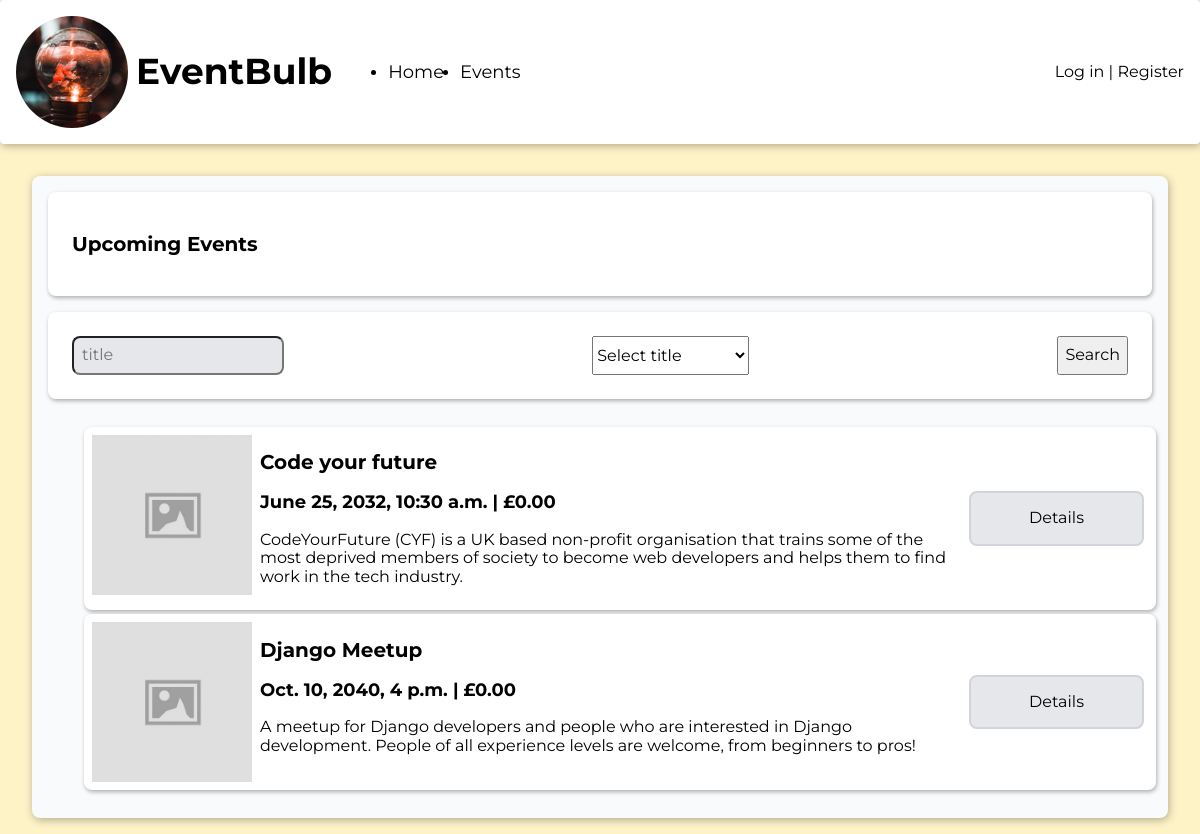
Screenshot of /events/ with the database file from the repository.
### events/models.py (models this page shows, shortened)
class Event(models.Model):
    title = models.CharField(max_length=255)
    description = models.TextField()
    datetime = models.DateTimeField(auto_now=False, auto_now_add=False)
    cost = models.DecimalField(max_digits=6, decimal_places=2)

### events/views.py (the view)
# urls.py: path('', views.list, name="events_list"),
def list(request):
    filter_map = {
        'query': 'name__icontains',
        'category': 'category__exact',
        'price_min': 'price__gte',
        'price_max': 'price__lte'
    }
    filters = {}
    for key, value in request.GET.items():
        filter_key = filter_map[key]
        filters[filter_key] = value
    events = Event.objects.filter(**filters)
    context = {
        "events": events
    }
    today = datetime.today()
    events = Event.objects.filter(
        datetime__gte=today).order_by("datetime")
    return render(request, 'events/list.html', {"events": events})

### templates/events/list.html (shortened to what this page needs)
{% extends 'base.html' %}
{% load static %}
{% block content %}
  <main>
    <section id="event-list" class="card-background">
      <section class="card">
        <h2>Upcoming Events</h2>
      </section>
      <section class="card">
        <form action="{% url 'events_list' %}" method="get" class="filter-controls-form">
          <input type="text" name="query" placeholder="title"/>
          <select name="title">
            <option disabled selected>Select title</option>
      </select>
      <button type="submit">Search</button>
      </form>
      </section>
      <ul class="events-list">
        {% for event in events %}
          <li class="card event">
            <img class="event-image" src="{% static 'images/image_placeholder.jpg' %}" alt="">
            <div class="event-info">
              <h2>{{ event.title }}</h2>
              <h3>{{ event.datetime }} | £{{ event.cost }}</h3>
              <p>{{ event.description }}</p>
            </div>
            <div class="event-controls">
              <a href="{% url 'events_details' event.id %}" class="button gray">Details</a>
            </div>
          </li>
        {% endfor %}
      </ul>
    </section>
  </main>
{% endblock %}

### templates/base.html (shortened to what this page needs)
{% load static %}
<!DOCTYPE html>
<html lang="en">
<head>
  <link href="https://cdnjs.cloudflare.com/ajax/libs/normalize/8.0.1/normalize.min.css" rel="stylesheet">
  <link href="https://cdnjs.cloudflare.com/ajax/libs/meyer-reset/2.0/reset.min.css" rel="stylesheet">
  <link rel="stylesheet" href="{% static 'css/style.css' %}">
</head>
<body>
  <header class="navbar">
    <section>
      <img class="logo" src="{% static 'images/logo.jpg' %}" alt="EventBulb Logo">
      <h1 class="site-heading">EventBulb</h1>
      <nav>
        <ul>
          <li>
            <a href="{% url 'information_home' %}">Home</a>
          </li>
          <li>
            <a href="{% url 'events_list' %}">Events</a>
          </li>
        </ul>
      </nav>
    </section>
    <nav class="auth-nav">
      {% if user.is_authenticated %}
      <span>Logged in as: <span class="logged-in-username">{{ user.username }}</span></span>
      <span> | </span>
      <a href="{% url 'accounts_logout' %}">Log out</a>
      {% else %}
      <a href="{% url 'accounts_login' %}">Log in</a>
      <span> | </span>
      <a href="{% url 'accounts_register' %}">Register</a>
      {% endif %}
    </nav>
  </header>
  {% block content %}{% endblock content %}
</body>
</html>

### static/css/style.css (style rules this page uses)
:root { --shadow: 1px 2px 8px rgba(0,0,0,0.3); --shadow-small: 1px 2px 4px rgba(0,0,0,0.3); --yellow : #FEF3C7; --yellow-accent: #FDE68A; --gray: #E5E7EB; --gray-accent: #D1D5DB; --gray-light: #F9FAFB; --red: #FECACA; --red-accent: #FCA5A5; }
body { background-color: var(--yellow); display: flex; flex-direction: column; height: 100vh; font-family: 'Montserrat', Helvetica, Arial, sans-serif; }
a { color: inherit; text-decoration: inherit; }
h2 { font-size: 1.25rem; }
h3 { font-size: 1.125rem; }
.navbar { display: grid; grid-template-columns: 1fr 1fr; align-items: center; background-color: white; border-radius: 0.25rem; padding: 1rem; box-shadow: var(--shadow) }
.navbar > section { display: flex; align-items: center; }
.navbar .logo { margin-right: 0.5rem; height: 7rem; width: 7rem; object-fit: cover; border-radius: 100%; }
.site-heading { font-size: 1.5rem; }
.navbar .site-heading { font-size: 2.25rem; margin-right: 1rem; }
.navbar > .auth-nav { justify-self: flex-end; }
.navbar nav > ul { display: flex; align-items: center; }
.navbar nav > ul > li { margin-right: 1rem; }
.navbar nav > ul > li > a, .navbar nav > ul > li > span { font-size: 1.125rem; }
main { margin: 1rem; padding: 1rem; display: grid; gap: 1rem; flex-grow: 1; flex-shrink: 1; }
.card-background { background-color: var(--gray-light); padding: 0.5rem; box-shadow: var(--shadow); border-radius: 0.5rem; display: flex; flex-direction: column; }
.card { margin: 0.5rem; padding: 1.5rem; background-color: white; border-radius: 0.5rem; box-shadow: var(--shadow-small) }
.filter-controls-form { display: flex; justify-content: space-between; }
input[type="text"], input[type="password"], textarea { padding: 0.5rem; background-color: var(--gray); border-radius: 0.5rem; }
.button { padding: 1rem; border-radius: 0.5rem; min-width: 175px; margin: 0.25rem; box-sizing: border-box; transition: background-color 150ms; text-align: center; cursor: pointer; }
.button.gray { background-color: var(--gray); border: 2px solid var(--gray-accent); }
.card.event { margin: 0.25rem; padding: 0.5rem; background-color: white; border-radius: 0.5rem; box-shadow: var(--shadow-small); display: flex; align-items: start; }
.event-image { background-color: var(--gray); object-fit: cover; width: 10rem; height: 10rem; margin-right: 0.5rem; }
.event > .event-info { flex-grow: 1; }
.event > .event-controls { flex-shrink: 1; align-self: center; justify-self: center; display: flex; flex-direction: column; }

### rows the page displays
Event: title "Code your future", datetime "June 25, 2032, 10:30 a.m.", cost "0.00", description "CodeYourFuture (CYF) is a UK based non-profit organisation that trains some of the most deprived members of society to become web developers and helps them to find work in the tech industry."
Event: title "Django Meetup", datetime "Oct. 10, 2040, 4 p.m.", cost "0.00", description "A meetup for Django developers and people who are interested in Django development. People of all experience levels are welcome, from beginners to pros!"
